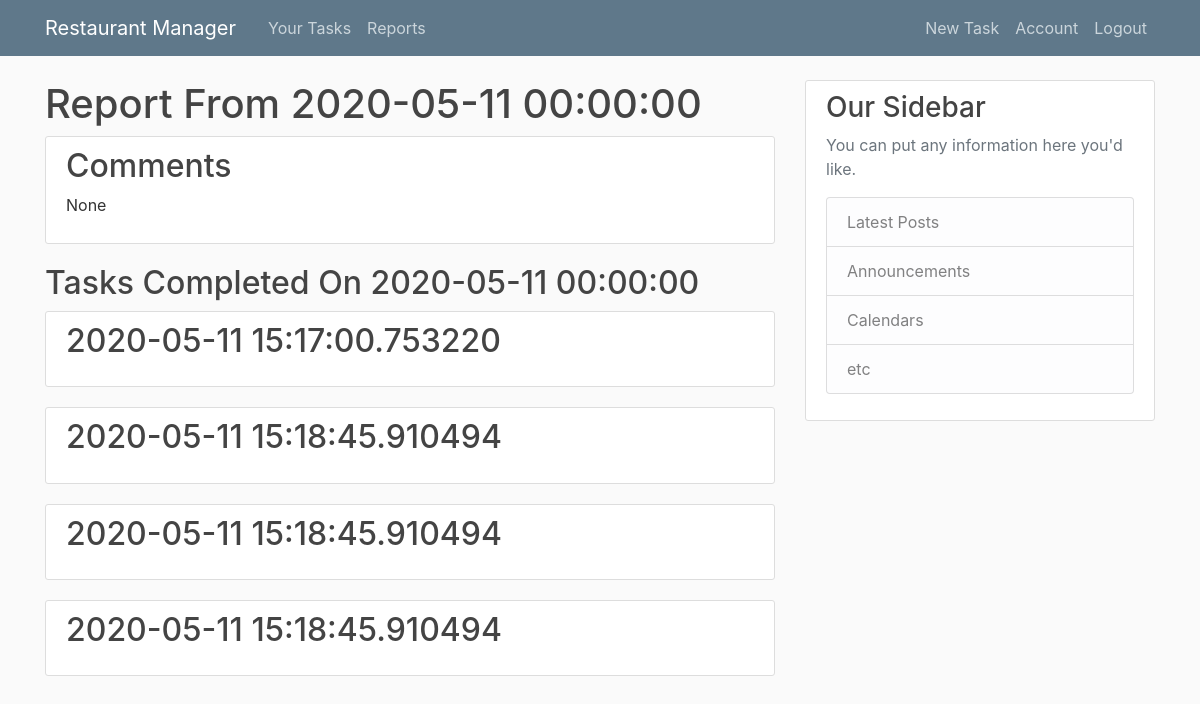
Page /report/1 (signed in) on the committed database.
### restaurantmanager/models.py (models this page shows, shortened)
class Report(db.Model):
    id = db.Column(db.Integer, primary_key=True)
    r_id = db.Column(db.Integer, db.ForeignKey('restaurant.id'))
    report_date = db.Column(db.DateTime, nullable=False, default=datetime.utcnow)
    comment = db.Column(db.String(250), nullable=True)
    completed_tasks = db.relationship('Completed_Task', backref='report', lazy=True)

class Completed_Task(db.Model):
    user_id = db.Column(db.Integer, db.ForeignKey('user.id'), primary_key=True)
    task_id = db.Column(db.Integer, db.ForeignKey('task.id'), primary_key=True)
    date_completed = db.Column(db.DateTime, nullable=False, default=datetime.utcnow)
    report_id = db.Column(db.Integer, db.ForeignKey('report.id'))
    rating = db.Column(db.Integer, nullable=True)
    comment = db.Column(db.String(250), nullable=True)
    def task(self):
        return  Task.query.filter_by(id = self.task_id)

### restaurantmanager/tasks/routes.py (the view)
@tasks.route('/report/<string:report_id>')
@login_required
def report_page(report_id):
    report = Report.query.filter_by(id = report_id).first_or_404()
    return render_template('report_page.html', report=report, completed_tasks = report.completed_tasks)

### restaurantmanager/models.py (called while the page is built)
@login_manager.user_loader
def load_user(user_id):
    return User.query.get(int(user_id))

### restaurantmanager/Templates/report_page.html (shortened to what this page needs)
{% extends "layout.html" %}
{% block content %}
    <h1>Report From {{ report.report_date }}</h1>
    <article class="media content-section">
        <div class="media-body">
        <h2>Comments</h2>
        <p class="article-content">{{  report.comment }}</p>
        </div>
    </article>
    <h2>Tasks Completed On {{ report.report_date }} </h2>
    {% for completed_task in completed_tasks%}
        <article class="media content-section">
            <div class="media-body">
            <h2><a class="article-title" href="#">{{ completed_task.date_completed }}</a></h2>
            </div>
        </article>
    {% endfor %}
{% endblock content %}

### restaurantmanager/static/main.css (style rules this page uses)
body { background: #fafafa; color: #333333; margin-top: 5rem; }
h1, h2, h3, h4, h5, h6 { color: #444444; }
.content-section { background: #ffffff; padding: 10px 20px; border: 1px solid #dddddd; border-radius: 3px; margin-bottom: 20px; }
.article-title { color: #444444; }
.article-content { white-space: pre-line; }

### rows in the picture
Report: report_date "2020-05-11 00:00:00", comment "None"
Completed_Task: date_completed "2020-05-11 15:17:00.753220"
Completed_Task: date_completed "2020-05-11 15:18:45.910494"
Completed_Task: date_completed "2020-05-11 15:18:45.910494"
Completed_Task: date_completed "2020-05-11 15:18:45.910494"
